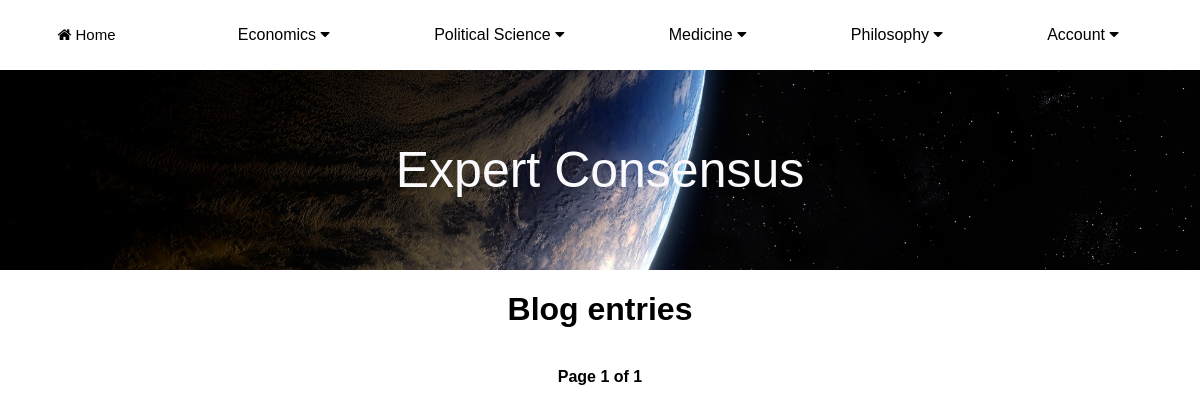
The app's page /MainApp/philosophy/ (signed in), older data.
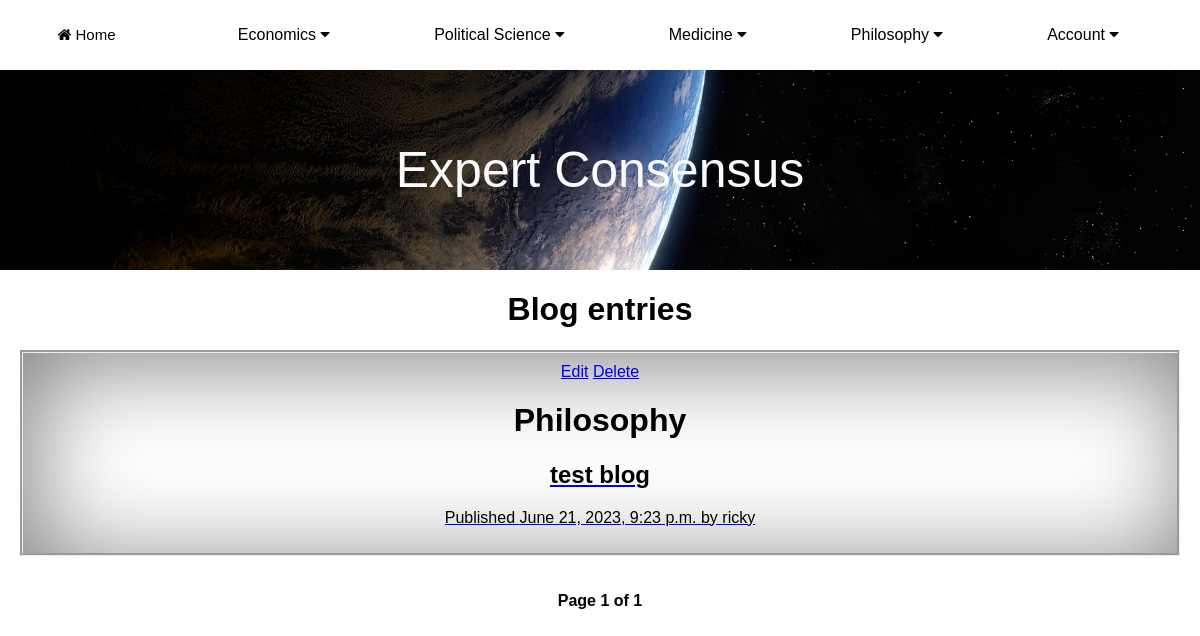
The same page, newer data.
### MainApp/models.py (models this page shows, shortened)
class Post(models.Model):
    class Status(models.TextChoices):
        DRAFT = 'DF', 'Draft'
        PUBLISHED = 'PB', 'Published'
    title = models.CharField(max_length=255)
    header_image = models.ImageField(null=True, blank=True, upload_to="images/profile/")
    author = models.ForeignKey(User, on_delete=models.CASCADE, related_name='blog_posts')
    slug = models.SlugField(max_length=255, unique_for_date='publish')
    body = RichTextField(blank=True, null=True)
    publish = models.DateTimeField(default=timezone.now)
    created = models.DateTimeField(auto_now_add=True)
    updated = models.DateTimeField(auto_now=True)
    status = models.CharField(max_length=2, choices=Status.choices, default=Status.DRAFT)
    category = models.ForeignKey(Category, on_delete=models.CASCADE, related_name="posts")
    objects = models.Manager()
    published = PublishedManager()
    class Meta:
        ordering = ['-publish']
        indexes = [models.Index(fields=['-publish']),]

class Category(models.Model):
    category = models.CharField(max_length=255)
    class Meta:
        verbose_name_plural = "Categories"
    def __str__(self):
        return self.category

### MainApp/views.py (the view, shortened to what this page needs)
# urls.py: 2. Add a URL to urlpatterns:  path('', views.home, name='home')
def home(request):
    requested_url = request.path
    if request.user.is_authenticated:
        form = NoteForm(request.POST or None)
        followed_profiles = request.user.profile.follows.all()
        print("FOLLOWING: ",followed_profiles)
        current_user = request.user
        print("URL is......",requested_url)
        home = Post.published.all()
        notes = Note.objects.filter(profile__in=followed_profiles)
        paginator = Paginator(home,2)
        page_number = request.GET.get('page', 1)
        try:
            posts = paginator.page(page_number)
        except PageNotAnInteger:
            posts = paginator.page(1)
        except EmptyPage:
            posts = paginator.page(paginator.num_pages)
        if requested_url == "/MainApp/philosophy/":
            return render(request, 'MainApp/post/philosophy_blog.html', {'posts': posts})
        elif requested_url == "/MainApp/economics/":
            return render(request, 'MainApp/post/economics.html', {'posts': posts})
        else:
            return render(request, 'MainApp/post/list.html', {'notes': notes, "form":form})
    else:
        return render(request, 'MainApp/post/list.html')

### MainApp/models.py (called while the page is built)
    def get_queryset(self):
        return super().get_queryset().filter(status=Post.Status.PUBLISHED)

    def __str__(self):
        return f"{self.user.username}"

### MainApp/templates/MainApp/post/philosophy_blog.html (shortened to what this page needs)
{% extends "MainApp/base.html" %}
{% block content %}
    <h1>Blog entries</h1>
        {% for post in posts %}
            {% if post.category.category == "Philosophy" %}
            <div id="post_list">
                {% if user.is_authenticated %}
                    {% if user.id == post.author.id %}
                        <div id="edit-delete">
                            <a href="{% url 'MainApp:update_post' post.pk %}">Edit</a>
                            <a href="{% url 'MainApp:delete_post' post.pk %}">Delete</a>
                        </div>
                    {% endif %}
                {% endif %}
            <h1>{{ post.category }}</h1>
                <a href="{% url 'MainApp:post_detail' post.pk %}">
                <h2 id="post_title">
                        {{ post.title }}
                </h2>
                <div id="post_info">
                <p class="date">
                    Published {{ post.publish }} by {{ post.author }}
                </p>
                </div>
                </a>
                </div>
            {% endif %}
        {% endfor %}
{% include "pagination.html" with page=posts %}
{% endblock %}

Row changes from the older to the newer data that the page shows:
added Post: shows "Edit", category "Philosophy", title "test blog", publish "June 21, 2023, 9:23 p.m.", author "ricky"
